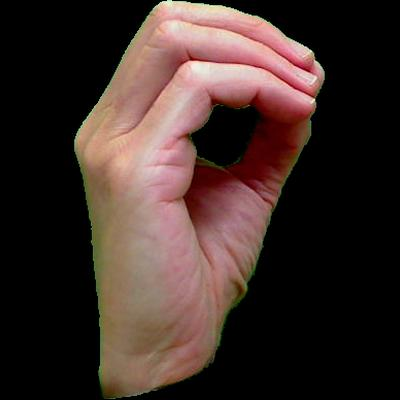
#> input picture Vision Artificial/TPFinal/databaseASL/asl_dataset/0/hand1_0_top_seg_1_cropped.jpeg, 400 x 400 px; its folder holds only this picture in this run
$ python TPFinal_Parte1.py
#> lines starting #> are read from the running program, lines starting #| are printed output that depends on the picture; after the words box and inside, x2 and y2 are one past the last pixel; in counts of white or black regions, pixels touching at a corner belong together
### Vision Artificial/TPFinal/utils/TPFhu_moments_generation.py
import cv2
import csv
import glob
import numpy
import math
import os

from utils.TPFlabel_converters import label_to_int

# Escribo los valores de los momentos de Hu en el archivo
def write_hu_moments(label, writer):
    files = glob.glob('./TPFinal/databaseASL/asl_dataset/' + label + '/*')
    print(f"Procesando {label}: encontrados {len(files)} archivos")

    hu_moments = []
    for file in files:
        hu_moments.append(hu_moments_of_file(file))
    for mom in hu_moments:
        flattened = mom.ravel().tolist()  # Convert to Python list
        row = flattened + [label_to_int(label)]  # Combine list and integer
        writer.writerow(row)  # Write to CSV

def generate_hu_moments_file():
    # Asegurar que el directorio existe
    os.makedirs('./TPFinal/TPFgenerated-files', exist_ok=True)

    base_path = './TPFinal/databaseASL/asl_dataset'

    # Verificar que el directorio existe
    if not os.path.exists(base_path):
        print(f"Error: El directorio {base_path} no existe")
        return

    # Obtener las carpetas
    folders = [f for f in os.listdir(base_path) if os.path.isdir(os.path.join(base_path, f))]
    print(f"Carpetas encontradas: {folders}")

    if not folders:
        print("No se encontraron carpetas de letras")
        return

    # Crear o sobreescribir el archivo
    with open('./TPFinal/TPFgenerated-files/TPFhu_moments.csv', 'w', newline='') as file:
        writer = csv.writer(file)
        for folder in folders:
            write_hu_moments(folder, writer)


# Encargada de generar los momentos de Hu para las imagenes
def hu_moments_of_file(filename):
    image = cv2.imread(filename)
#> image is the input picture: shape (400, 400, 3); mean B, G, R 41.4, 46.1, 62.8
    gray = cv2.cvtColor(image, cv2.COLOR_RGB2GRAY)
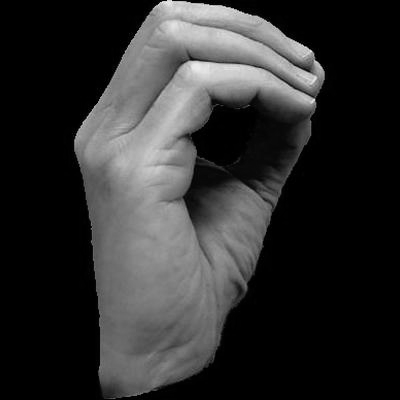
#> gray: shape (400, 400); min 0, max 247, mean 46.6
    _, bin = cv2.threshold(gray, 1, 255, cv2.THRESH_BINARY)
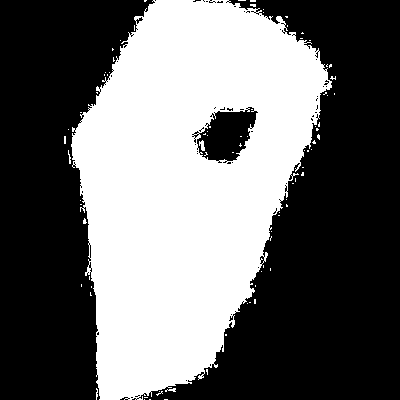
#> bin: shape (400, 400); 42.1% white; 84 white regions (80 under 20 px), largest, box (x1, y1, x2, y2) and area: (71, 0, 332, 400) 66971, (199, 140, 205, 151) 41, (165, 388, 176, 392) 25, (68, 150, 71, 164) 21

    # Invert the image so the area of the UAV is filled with 1's. This is necessary since
    # cv::findContours describes the boundary of areas consisting of 1's.
    bin = 255 - bin # como sabemos que las figuras son negras invertimos los valores binarios para que esten en 1.

    kernel = numpy.ones((3, 3), numpy.uint8)  # Tamaño del bloque a recorrer
    # buscamos eliminar falsos positivos (puntos blancos en el fondo) para eliminar ruido.
    bin = cv2.morphologyEx(bin, cv2.MORPH_ERODE, kernel)
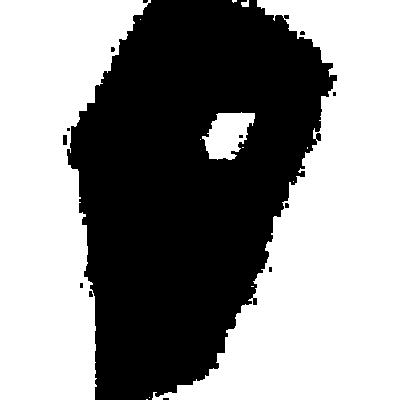
#> bin: shape (400, 400); 55.7% white; 13 black regions (10 under 20 px)

    contours, hierarchy = cv2.findContours(bin, cv2.RETR_LIST,
                                           cv2.CHAIN_APPROX_SIMPLE)  # encuetra los contornos
#> contours = 26 contours, 12 with area under 20; largest, box (x1, y1, x2, y2) and area: (152, 0, 400, 400) 49306, (0, 0, 151, 400) 37105, (202, 112, 255, 160) 1543, (62, 134, 68, 146) 53, (315, 132, 322, 142) 45
    shape_contour = max(contours, key=cv2.contourArea)  # Agarra el contorno de area maxima
#> shape_contour = contour of 325 points, box (x1, y1, x2, y2) (152, 0, 400, 400), area 49306

    # Calculate Moments
    moments = cv2.moments(shape_contour)  # momentos de inercia
#> moments = moments, m00 49306.5, centre m10/m00, m01/m00 = (330.1, 232.3)
    # Calculate Hu Moments
    huMoments = cv2.HuMoments(moments)  # momentos de Hu
#> huMoments = [0.329, 0.065, 0.00918, 0.00297, 1.38e-05, 0.000598, 7.16e-06]
    # Log scale hu moments
    for i in range(0, 7):
        huMoments[i] = -1 * math.copysign(1.0, huMoments[i]) * math.log10(abs(huMoments[i])) # Mapeo para agrandar la escala.
#> after the loop, huMoments = [0.482, 1.19, 2.04, 2.53, 4.86, 3.22, 5.15]
#> the loop in write_hu_moments, `for mom in hu_moments:` made 1 pass
#> row on pass 1: [0.482, 1.19, 2.04, 2.53, 4.86, 3.22, 5.15, 1]
#> pass 2 of the loop in generate_hu_moments_file, `for folder in folders:`:
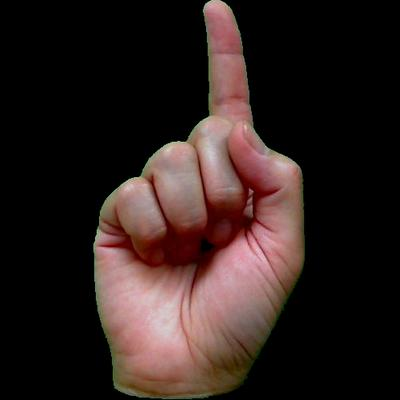
#> input picture Vision Artificial/TPFinal/databaseASL/asl_dataset/1/hand2_1_dif_seg_5_cropped.jpeg, 400 x 400 px
#> in hu_moments_of_file, image is the input picture: shape (400, 400, 3); mean B, G, R 29.8, 32.3, 45.7
#> in hu_moments_of_file (call 2), `_, bin = cv2.threshold(gray, 1, 255, cv2.THRESH_BINARY)`:
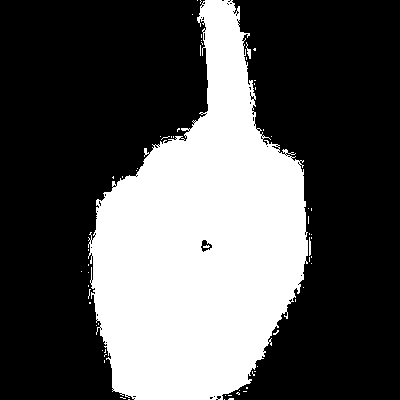
#> bin: shape (400, 400); 33.2% white; 65 white regions (62 under 20 px), largest, box (x1, y1, x2, y2) and area: (88, 0, 308, 400) 52860, (246, 42, 251, 59) 38, (309, 237, 311, 256) 33
#> in hu_moments_of_file (call 2), `bin = cv2.morphologyEx(bin, cv2.MORPH_ERODE, kernel)`:
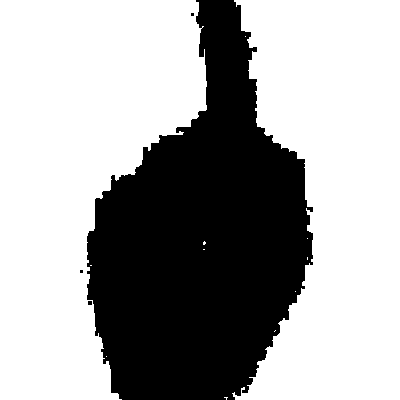
#> bin: shape (400, 400); 65.1% white; 4 black regions (3 under 20 px)
#> contours = 15 contours, 12 with area under 20; largest, box (x1, y1, x2, y2) and area: (0, 0, 207, 400) 54238, (232, 0, 400, 400) 48604, (87, 300, 93, 306) 23
#> shape_contour = contour of 222 points, box (x1, y1, x2, y2) (0, 0, 207, 400), area 54238
#> moments = moments, m00 54238, centre m10/m00, m01/m00 = (76.34, 165.2)
#> in hu_moments_of_file (call 2), `huMoments = cv2.HuMoments(moments)`: huMoments = [0.299, 0.0474, 0.00791, 0.0025, 1.05e-05, 0.000486, 3.59e-06]
#> after the loop in hu_moments_of_file (call 2), `for i in range(0, 7):`: huMoments = [0.525, 1.32, 2.1, 2.6, 4.98, 3.31, 5.44]
#> the loop in write_hu_moments (call 2), `for mom in hu_moments:` made 1 pass
#> row on pass 1: [0.525, 1.32, 2.1, 2.6, 4.98, 3.31, 5.44, 2]
    return huMoments

### Vision Artificial/TPFinal/utils/TPFtraining_model.py
import cv2
import csv

import numpy as np

trainData = []
trainLabels = []

# Agarro las cosas en los archivos las guardo en variables y las mando a train data y labels
def load_training_set():
    global trainData
    global trainLabels
    with open('./TPFinal/TPFgenerated-files/TPFhu_moments.csv') as csv_file:
        csv_reader = csv.reader(csv_file, delimiter=',')
        for row in csv_reader:
            class_label = row.pop() # saca el ultimo elemento de la lista
            floats = []
            for n in row:
                floats.append(float(n)) # tiene los momentos de Hu transformados a float.
            trainData.append(np.array(floats, dtype=np.float32)) # momentos de Hu
            trainLabels.append(np.array(class_label, dtype=np.int32)) # Resultados
            #Valores y resultados se necesitan por separados
    trainData = np.array(trainData, dtype=np.float32)
    trainLabels = np.array(trainLabels, dtype=np.int32)
# transforma los arrays a arrays de forma numpy


# llama la funcion de arriba, se manda a entrenar y devuelve el modelo entrenado
def train_model():
    load_training_set()

    tree = cv2.ml.DTrees_create()
    tree.setCVFolds(1)
    tree.setMaxDepth(10)
    tree.train(trainData, cv2.ml.ROW_SAMPLE, trainLabels)
    return tree

### Vision Artificial/TPFinal/utils/TPFlabel_converters.py
def label_to_int(string_label):
    if string_label == '0': return 1
    if string_label == '1': return 2
    if string_label == '2': return 3
    if string_label == '3': return 4
    if string_label == '4': return 5
    if string_label == '5': return 6
    if string_label == '6': return 7
    if string_label == '7': return 8
    if string_label == '8': return 9
    if string_label == '9': return 10
    if string_label == 'a': return 11
    if string_label == 'b': return 12
    if string_label == 'c': return 13
    if string_label == 'd': return 14
    if string_label == 'e': return 15
    if string_label == 'f': return 16
    if string_label == 'g': return 17
    if string_label == 'h': return 18
    if string_label == 'i': return 19
    if string_label == 'j': return 20
    if string_label == 'k': return 21
    if string_label == 'l': return 22
    if string_label == 'm': return 23
    if string_label == 'n': return 24
    if string_label == 'o': return 25
    if string_label == 'p': return 26
    if string_label == 'q': return 27
    if string_label == 'r': return 28
    if string_label == 's': return 29
    if string_label == 't': return 30
    if string_label == 'u': return 31
    if string_label == 'v': return 32
    if string_label == 'w': return 33
    if string_label == 'x': return 34
    if string_label == 'y': return 35
    if string_label == 'z': return 36

    else:
        raise Exception('unkown class_label')


# [39 lines left out: function int_to_label, not called in this run]

### Vision Artificial/TPFinal/TPFinal_Parte1.py
from utils.TPFhu_moments_generation import generate_hu_moments_file
from utils.TPFtraining_model import train_model

#guardar los momentos de mis datos de training de hu en un archivo
generate_hu_moments_file()

#entrenar el modelo
model = train_model()

# Save the trained model
model_path = './TPFinal/TPFgenerated-files/trained_model.xml'
model.save(model_path)
print(f"Model saved to {model_path}")
